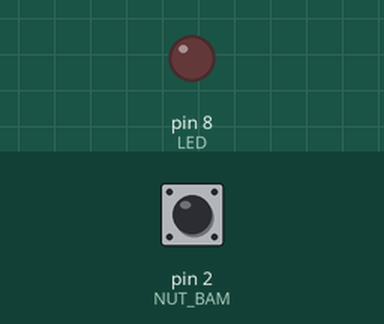
This sketch was run on a simulated Arduino Uno, built with avr-gcc and run on an emulated ATmega328P. Parts: output pins drawn as LEDs (lit = HIGH). The test bench sets the inputs (shaded band); at power-on: pin 2 (NUT_BAM) HIGH.

Above: at 1.2 s.
1.3 s: pin 2 (NUT_BAM) pulled LOW for 0.15 s
At 1.37 s:
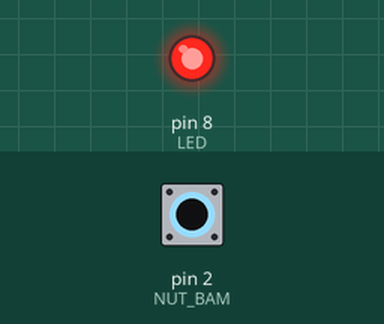
2.9 s: pin 2 (NUT_BAM) pulled LOW for 3.2 s
At 6.4 s:
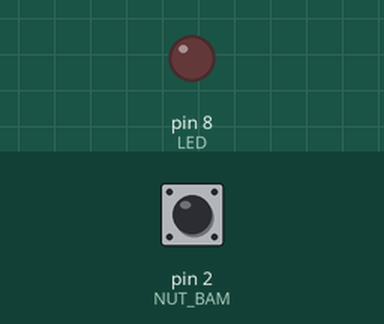
Timing chart, 0 to 7.9 s (numbered marks = the images above; inputs shaded):
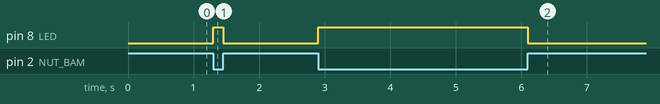

Measured:
- after the input at 1.3 s, pin 8 (LED): LOW → HIGH at once, → LOW 0.15 s later
- after the input at 2.9 s, pin 8 (LED): LOW → HIGH at once, → LOW 3.2 s later

The sketch:

sketch.ino
```cpp
#include <Arduino.h>

const int NUT_BAM = 2;
const int LED = 8;

void setup()
{
    pinMode(NUT_BAM, INPUT_PULLUP); // Dùng điện trở kéo lên nội bộ
    pinMode(LED, OUTPUT);

    digitalWrite(LED, LOW);
}

void loop()
{
    // Vì dùng INPUT_PULLUP nên khi KHÔNG nhấn nút, chân đọc là HIGH.
    // Khi nhấn nút (nối GND), chân đọc là LOW.
    int trangThaiNut = digitalRead(NUT_BAM);

    if (trangThaiNut == LOW)
    {
        // Đang nhấn giữ nút -> bật đèn
        digitalWrite(LED, HIGH);
    }
    else
    {
        // Nhả nút ra -> tắt đèn
        digitalWrite(LED, LOW);
    }
}
```
